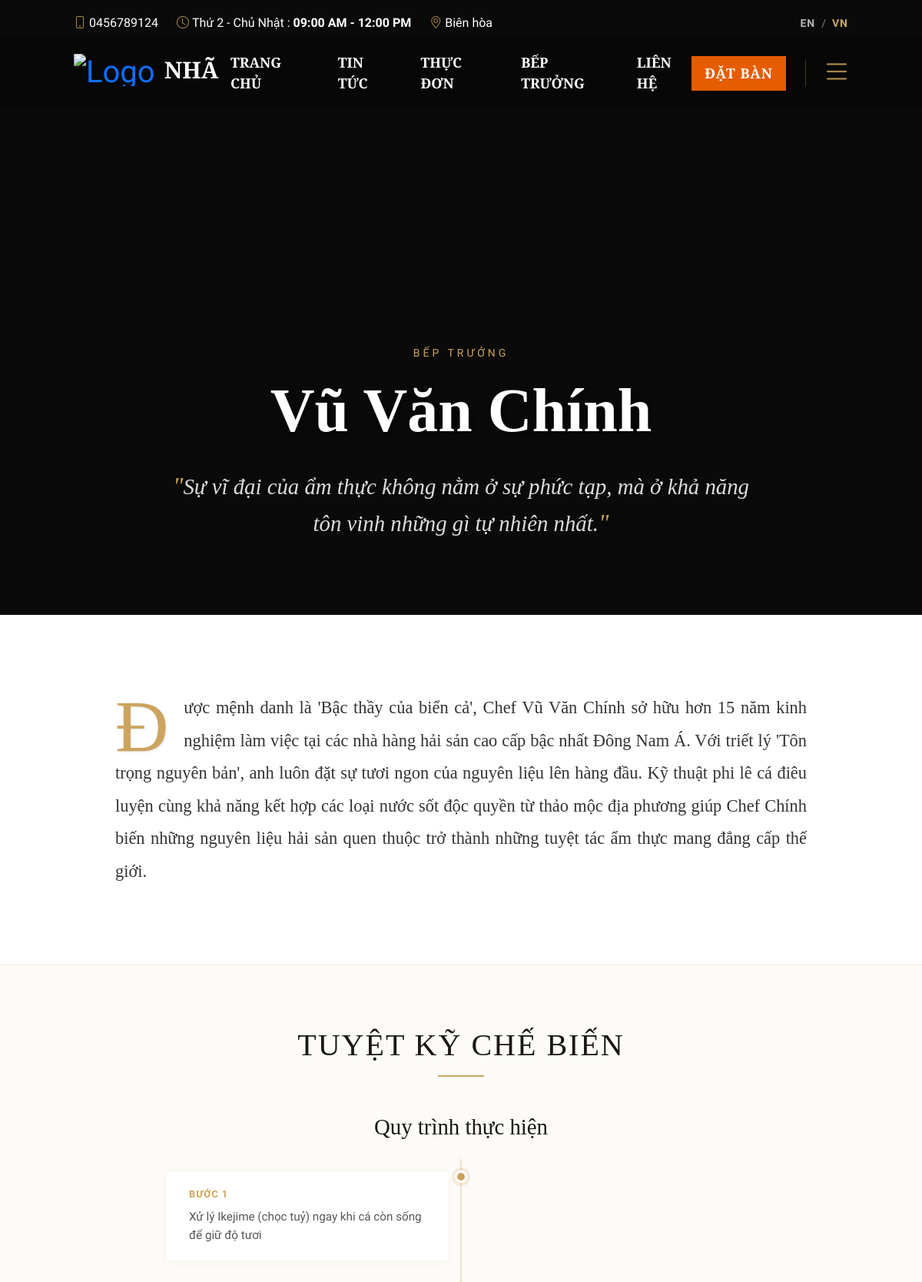
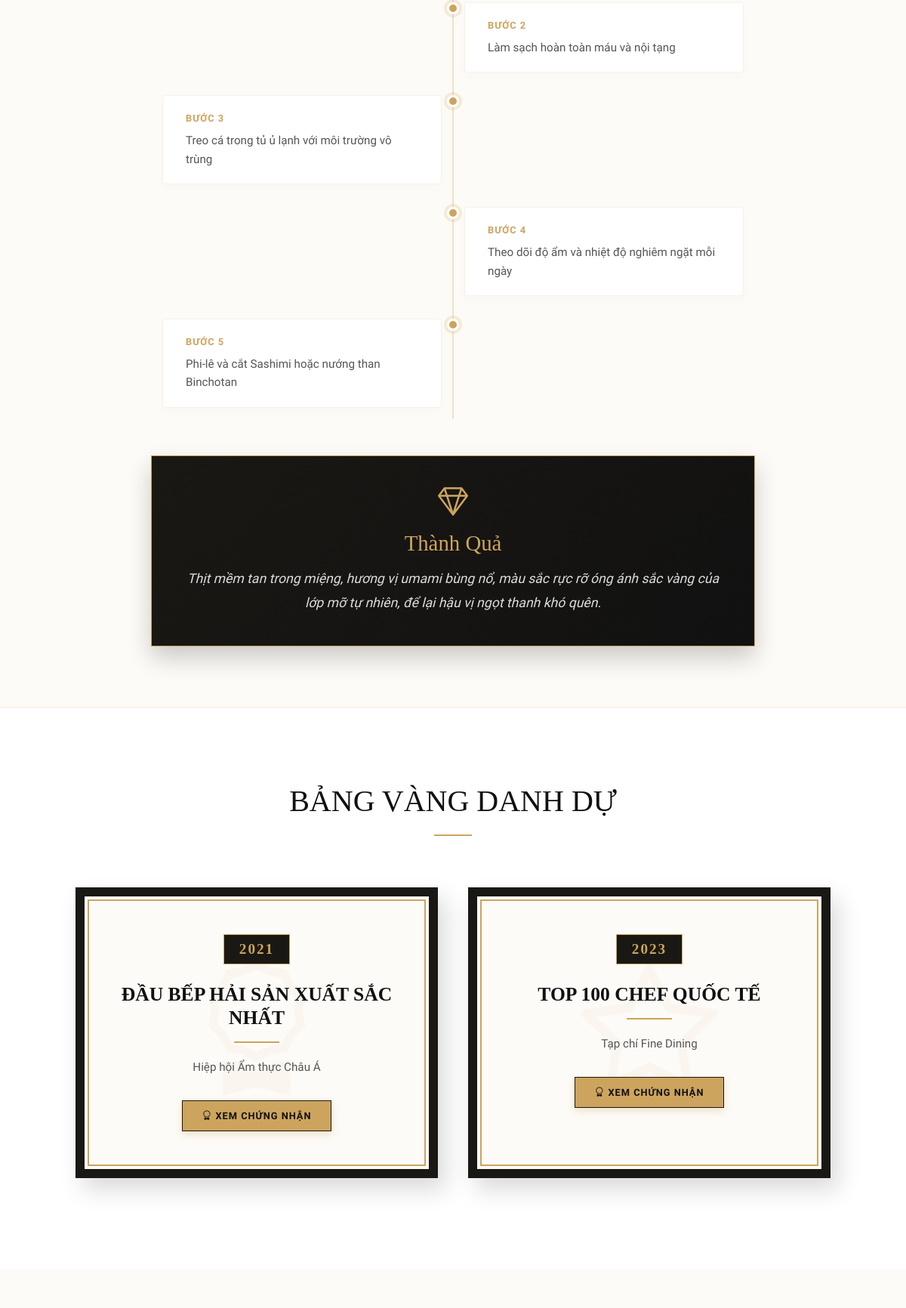
Page /chef_detail.php?id=1 (upper part) on the committed database (2 pictures, top to bottom).
### tables this page shows
CREATE TABLE `chefs` (
  `id` int(11) NOT NULL,
  `name` varchar(100) DEFAULT NULL,
  `position` varchar(100) DEFAULT NULL,
  `image` varchar(255) DEFAULT NULL,
  `experience` int(11) DEFAULT 0,
  `specialty` varchar(255) DEFAULT NULL,
  `description` text DEFAULT NULL,
  `quote` varchar(255) DEFAULT NULL,
  `facebook` varchar(255) DEFAULT NULL,
  `instagram` varchar(255) DEFAULT NULL,
  `email` varchar(255) DEFAULT NULL,
  `is_active` tinyint(1) DEFAULT 1,
  `is_featured` tinyint(1) DEFAULT 0,
  `sort_order` int(11) DEFAULT 0,
  `awards` text DEFAULT NULL,
  `signature_dishes` varchar(255) DEFAULT NULL,
  `signature_technique` text DEFAULT NULL,
  `signature_technique_specs` text DEFAULT NULL,
  `signature_technique_process` text DEFAULT NULL,
  `signature_technique_quote` text DEFAULT NULL,
  `signature_technique_difficulty` varchar(50) DEFAULT 'Khó',
  `signature_technique_final_result` text DEFAULT NULL,
  `gallery_images` text DEFAULT NULL,
  `service_fee` int(11) DEFAULT 250000
);

### chef_detail.php (the view, shortened to what this page needs)
<?php
$db = (new Database())->getConnection();
$id = isset($_GET['id']) ? (int)$_GET['id'] : 0;
$stmt = $db->prepare("SELECT * FROM chefs WHERE id = ? AND is_active = 1");
$stmt->execute([$id]);
$chef = $stmt->fetch(PDO::FETCH_ASSOC);
$sig_dishes = [];
if (!empty($chef['signature_dishes'])) {
    $dish_ids = explode(',', $chef['signature_dishes']);
    $in = str_repeat('?,', count($dish_ids) - 1) . '?';
    $stmt_d = $db->prepare("SELECT * FROM foods WHERE id IN ($in) AND status = 1 LIMIT 4");
    $stmt_d->execute($dish_ids);
    $sig_dishes = $stmt_d->fetchAll(PDO::FETCH_ASSOC);
}
$awards = [];
if (!empty($chef['awards'])) {
    $lines = explode("\n", trim($chef['awards']));
    foreach ($lines as $line) {
        $parts = array_map('trim', explode('|', $line));
        if (count($parts) >= 2) {
            $name = $parts[0];
            $year = '';
            if (preg_match('/\b(19|20)\d{2}\b/', $name, $matches)) {
                $year = $matches[0];
                $name = trim(str_replace($year, '', $name));
            }
            $awards[] = [
                'name' => $name,
                'desc' => $parts[1],
                'icon' => trim($parts[2] ?? 'award'),
                'year' => $year,
                'link' => trim($parts[3] ?? '')
            ];
        }
    }
}
include __DIR__ . '/views/client/layouts/header.php';
?>
<div class="cd-hero">
    <div class="cd-hero-content">
        <span class="cd-position"><?= htmlspecialchars($chef['position'] ?? 'Đầu Bếp') ?></span>
        <h1 class="cd-name"><?= htmlspecialchars($chef['name']) ?></h1>
        <?php if (!empty($chef['quote'])): ?>
            <p class="cd-quote"><?= htmlspecialchars($chef['quote']) ?></p>
        <?php endif; ?>
    </div>
</div>
<?php if (!empty($chef['description'])): ?>
<div class="cd-section">
    <div class="container">
        <div class="cd-bio">
            <?= nl2br(htmlspecialchars($chef['description'])) ?>
        </div>
    </div>
</div>
<?php endif; ?>
<?php if (!empty($chef['signature_technique']) || !empty($chef['signature_technique_process'])): ?>
<div class="cd-section st-story-section">
    <div class="container">
        <div class="st-header text-center mb-5">
            <h2 class="st-title">TUYỆT KỸ CHẾ BIẾN</h2>
            <div class="st-divider"></div>
        </div>
        <div class="st-story-body">
            <?php if (!empty($chef['signature_technique_process'])): ?>
            <div class="st-timeline-wrap mb-5">
                <h4 class="st-timeline-title text-center mb-4">Quy trình thực hiện</h4>
                <div class="st-timeline">
                    <?php
                    $process_text = $chef['signature_technique_process'];
                    $steps = preg_split('/^\s*\d+[\.\)]\s*/m', $process_text, -1, PREG_SPLIT_NO_EMPTY);
                    foreach ($steps as $index => $step) {
                        $step = trim($step);
                        if ($step) {
                            $side = ($index % 2 == 0) ? 'left' : 'right';
                            echo '
                            <div class="st-timeline-item '.$side.'">
                                <div class="st-timeline-dot"></div>
                                <div class="st-timeline-content">
                                    <span class="st-step-num">BƯỚC '.($index + 1).'</span>
                                    <p>' . nl2br(htmlspecialchars($step)) . '</p>
                                </div>
                            </div>';
                        }
                    }
                    ?>
                </div>
            </div>
            <?php endif; ?>
            <?php if (!empty($chef['signature_technique_final_result'])): ?>
            <div class="st-final-result text-center">
                <div class="st-final-icon mb-3"><i class="bi bi-gem"></i></div>
                <h4 class="st-final-title">Thành Quả</h4>
                <p class="st-final-text"><?= nl2br(htmlspecialchars($chef['signature_technique_final_result'])) ?></p>
            </div>
            <?php endif; ?>
        </div>
    </div>
</div>
<?php endif; ?>
<?php if (!empty($awards)): ?>
<div class="cd-section">
    <div class="container">
        <div class="text-center mb-5">
            <h2 style="font-family: 'Playfair Display', serif; color: #111; font-size: 2.5rem;">BẢNG VÀNG DANH DỰ</h2>
            <div style="width: 50px; height: 2px; background: #cda45e; margin: 20px auto;"></div>
        </div>
        <div class="cd-hall-grid">
            <?php foreach ($awards as $award): ?>
            <div class="cd-hall-plaque">
                <div class="plaque-bg-icon">
                    <i class="bi bi-<?= htmlspecialchars($award['icon']) ?>"></i>
                </div>
                <div class="plaque-content">
                    <?php if (!empty($award['year'])): ?>
                        <div class="plaque-year"><?= htmlspecialchars($award['year']) ?></div>
                    <?php endif; ?>
                    <h3 class="plaque-title"><?= htmlspecialchars($award['name']) ?></h3>
                    <div class="plaque-divider"></div>
                    <p class="plaque-desc"><?= htmlspecialchars($award['desc']) ?></p>
                    <?php if (!empty($award['link'])): ?>
                        <a href="<?= htmlspecialchars($award['link']) ?>" target="_blank" class="plaque-btn">
                            <i class="bi bi-award"></i> Xem Chứng Nhận
                        </a>
                    <?php endif; ?>
                </div>
            </div>
            <?php endforeach; ?>
        </div>
    </div>
</div>
<?php endif; ?>
<?php if (!empty($sig_dishes)): ?>
<div class="cd-section" style="background: #fdfbf7;">
</div>
<?php endif; ?>
<?php include __DIR__ . '/views/client/layouts/footer.php'; ?>

### views/client/layouts/header.php (style rules this page uses)
:root { --primary-color: #A88746; }
body { margin: 0; padding: 0 !important; font-family: 'Source Sans 3', sans-serif; background-color: #050505; color: #FFFFFF; }
body { position: static !important; top: 0px !important; margin-top: 0px !important; }

### chef_detail.php (style rules this page uses)
.cd-hall-grid { display: grid; grid-template-columns: repeat(auto-fit, minmax(320px, 1fr)); gap: 40px; max-width: 1000px; margin: 0 auto; padding: 20px 0; }
.cd-hall-plaque { position: relative; background: #fdfbf7; border: 12px solid #1a1814; outline: 2px solid #cda45e; outline-offset: -18px; padding: 50px 30px; text-align: center; overflow: hidden; box-shadow: 10px 15px 30px rgba(0,0,0,0.15); transition: transform 0.4s ease, box-shadow 0.4s ease; }
.plaque-bg-icon { position: absolute; top: 50%; left: 50%; transform: translate(-50%, -50%); font-size: 180px; color: rgba(205, 164, 94, 0.05); z-index: 0; pointer-events: none; }
.plaque-content { position: relative; z-index: 1; }
.plaque-year { display: inline-block; background: #1a1814; color: #cda45e; font-family: 'Playfair Display', serif; font-size: 1.2rem; font-weight: 700; padding: 5px 20px; border: 1px solid #cda45e; margin-bottom: 25px; letter-spacing: 2px; }
.plaque-title { font-family: 'Playfair Display', serif; font-size: 1.6rem; color: #111; font-weight: 700; margin-bottom: 15px; text-transform: uppercase; }
.plaque-divider { width: 60px; height: 2px; background: #cda45e; margin: 0 auto 20px auto; }
.plaque-desc { color: #555; line-height: 1.7; font-size: 0.95rem; margin-bottom: 30px; }
.plaque-btn { display: inline-block; background: #cda45e; color: #111; font-weight: 600; text-transform: uppercase; font-size: 0.8rem; letter-spacing: 1px; padding: 10px 25px; text-decoration: none; border-radius: 0px; border: 1px solid #1a1814; box-shadow: 0 4px 10px rgba(205, 164, 94, 0.3); transition: 0.3s; }
.st-story-section { background-color: #fdfbf7; padding: 80px 0; border-top: 1px solid rgba(205, 164, 94, 0.2); border-bottom: 1px solid rgba(205, 164, 94, 0.2); }
.st-title { font-family: 'Playfair Display', serif; font-size: 2.5rem; color: #1a1814; letter-spacing: 2px; margin-bottom: 15px; }
.st-divider { width: 60px; height: 2px; background: #cda45e; margin: 0 auto 30px auto; }
.st-story-body { max-width: 800px; margin: 0 auto; }
.st-timeline-title { font-family: 'Playfair Display', serif; color: #1a1814; font-size: 1.8rem; }
.st-timeline { position: relative; max-width: 100%; margin: 0 auto; }
.st-timeline::after { content: ''; position: absolute; width: 2px; background-color: rgba(205, 164, 94, 0.3); top: 0; bottom: 0; left: 50%; margin-left: -1px; }
.st-timeline-item { padding: 15px 15px; position: relative; background-color: inherit; width: 50%; }
.st-timeline-item.left { left: 0; }
.st-timeline-item.right { left: 50%; }
.st-timeline-dot { position: absolute; width: 16px; height: 16px; right: -8px; background-color: #cda45e; border: 3px solid #fff; top: 15px; border-radius: 50%; z-index: 1; box-shadow: 0 0 0 4px rgba(205, 164, 94, 0.2); }
.st-timeline-item.right .st-timeline-dot { left: -8px; }
.st-timeline-content { padding: 20px 30px; background-color: white; position: relative; border: 1px solid rgba(205, 164, 94, 0.15); border-radius: 4px; box-shadow: 0 5px 15px rgba(0,0,0,0.02); }
.st-step-num { display: block; font-size: 0.8rem; color: #cda45e; font-weight: bold; letter-spacing: 1px; margin-bottom: 8px; }
.st-timeline-content p { margin: 0; color: #555; font-size: 0.95rem; line-height: 1.6; }
.st-final-result { padding: 40px; background: linear-gradient(135deg, #1a1814 0%, #111 100%); color: #fff; border: 1px solid #cda45e; box-shadow: 0 15px 30px rgba(0,0,0,0.2); }
.st-final-icon { font-size: 2.5rem; color: #cda45e; line-height: 1; }
.st-final-title { font-family: 'Playfair Display', serif; color: #cda45e; font-size: 1.8rem; margin-bottom: 15px; }
.st-final-text { font-size: 1.1rem; color: #ddd; font-style: italic; line-height: 1.8; margin: 0; }

### rows in the picture
chefs: position "BẾP TRƯỞNG", name "Vũ Văn Chính", quote "Sự vĩ đại của ẩm thực không nằm ở sự phức tạp, mà ở khả năng tôn vinh những gì tự nhiên nhất.", description "Được mệnh danh là 'Bậc thầy của biển cả', Chef Vũ Văn Chính sở hữu hơn 15 năm kinh nghiệm làm việc tại các nhà hàng hải sản cao cấp bậc nhất Đông Nam Á. Với triết lý 'Tôn trọng nguyên bản', anh luôn đặt sự tươi ngon của nguyên liệu lên hàng đầu. Kỹ thuật phi lê cá điêu luyện cùng khả năng kết hợp các loại nước sốt độc quyền từ thảo mộc địa phương giúp Chef Chính biến những nguyên liệu hải sản quen thuộc trở thành những tuyệt tác ẩm thực mang đẳng cấp thế giới.", signature_technique_process "Xử lý Ikejime (chọc tuỷ) ngay khi cá còn sống để giữ độ tươi", signature_technique_process "Làm sạch hoàn toàn máu và nội tạng", signature_technique_process "Treo cá trong tủ ủ lạnh với môi trường vô trùng", signature_technique_process "Theo dõi độ ẩm và nhiệt độ nghiêm ngặt mỗi ngày", signature_technique_process "Phi-lê và cắt Sashimi hoặc nướng than Binchotan", signature_technique_final_result "Thịt mềm tan trong miệng, hương vị umami bùng nổ, màu sắc rực rỡ óng ánh sắc vàng của lớp mỡ tự nhiên, để lại hậu vị ngọt thanh khó quên."

### other values in the picture
$settings['hotline'] "0456789124"
$settings['open_days'] "Thứ 2 - Chủ Nhật"
$settings['open_time'] "09:00 AM - 12:00 PM"
$settings['address'] "Biên hòa"
$settings['restaurant_name'] "NHÃ"
$award['year'] "2021"
$award['name'] "ĐẦU BẾP HẢI SẢN XUẤT SẮC NHẤT"
$award['desc'] "Hiệp hội Ẩm thực Châu Á"
$award['year'] "2023"
$award['name'] "TOP 100 CHEF QUỐC TẾ"
$award['desc'] "Tạp chí Fine Dining"
